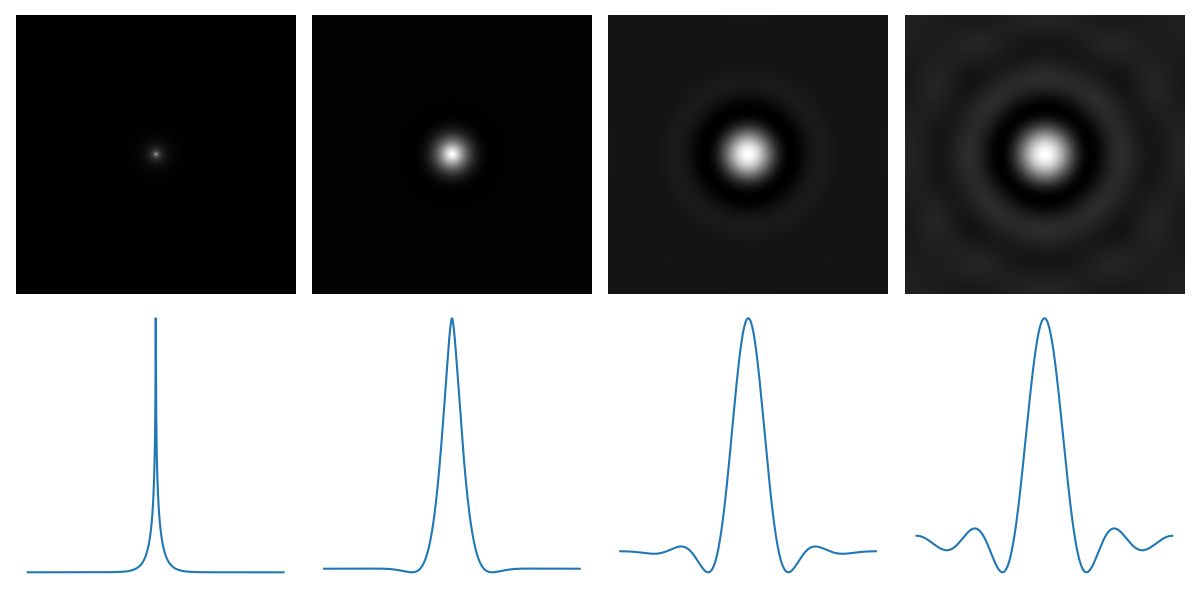

This figure's Python source:
import sys
import numpy as np
import matplotlib.pyplot as plt
from libDIPUM.lpfilter import lpfilter
from libDIP.intScaling4e import intScaling4e

# Parameters
D0 = 5
n_vals = [1, 2, 5, 20]

hs1 = []
profiles = []

for n in n_vals:
    H = lpfilter('butterworth', 1000, 1000, D0, n)
    M, N = H.shape
    h1 = np.real(np.fft.fftshift(np.fft.ifft2(H)))
    hs1.append(intScaling4e(h1))
    profiles.append(h1[M // 2, :])

profiles = np.vstack(profiles).T

# Display
fig = plt.figure(figsize=(12, 6))

for idx, n in enumerate(n_vals):
    ax = fig.add_subplot(2, 4, idx + 1)
    ax.imshow(hs1[idx], cmap='gray')
    ax.axis('off')

    axp = fig.add_subplot(2, 4, idx + 5)
    axp.plot(profiles[:, idx])
    #axp.set_aspect('equal', adjustable='box')
    axp.axis('off')

plt.tight_layout()
plt.savefig('Figure447.png')
plt.show()
